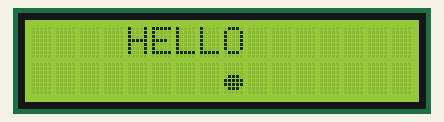
Bench run of a sketch on a simulated Arduino Uno, built with avr-gcc and run on an emulated ATmega328P. Parts: 16×2 character LCD.

Above: at 0.1 s.

Measured:
- by itself, everything shown: repeats every 3.6 s, in 4 steps

The sketch:

4.Display_char.ino
```cpp
#include<LiquidCrystal.h>
const int rs = 12, en = 11, d4 = 5, d5 = 4, d6 = 3, d7 = 2;
LiquidCrystal lcd(rs, en, d4, d5, d6, d7);

byte heart1[8] =
{
    0b00000,
    0b01010,
    0b11111,
    0b11111,
    0b11111,
    0b01110,
    0b00100,
    0b00000
};

byte heart2[8] =
{
    0b00000,
    0b00000,
    0b00100,
    0b01110,
    0b01110,
    0b00100,
    0b00000,
    0b00000
};
byte heart3[8] =
{
    0b00000,
    0b00000,
    0b00100,
    0b01110,
    0b00100,
    0b00000,
    0b00000,
    0b00000
};

byte smile4[8] =
{
    0b00000,
    0b01010,
    0b00000,
    0b00000,
    0b00000,
    0b00000,
    0b01110,
    0b10001
};
byte smile5[8] =
{
    0b00000,
    0b01010,
    0b00000,
    0b00000,
    0b00000,
    0b00000,
    0b11111,
    0b00000
};
byte smile6[8] =
{
    0b00000,
    0b01010,
    0b00000,
    0b00000,
    0b00000,
    0b10001,
    0b01110,
    0b00000
};


byte middleFingre7[8] =
{
    0b00000,
    0b00000,
    0b00000,
    0b01110,
    0b11111,
    0b11111,
    0b01110,
    0b00000
};
byte middleFingre8[8] =
{
    0b00000,
    0b00000,
    0b00100,
    0b01110,
    0b11111,
    0b11111,
    0b01110,
    0b00000
};
byte middleFingre9[8] =
{
    0b00000,
    0b00100,
    0b00100,
    0b01110,
    0b11111,
    0b11111,
    0b01110,
    0b00000
};

void setup()
{
    // lcd.createChar(1, heart1);
    // lcd.createChar(2, heart2);
    // lcd.createChar(3, heart3);
    // lcd.createChar(4, smile4);
    // lcd.createChar(5, smile5);
    // lcd.createChar(6, smile6);
    lcd.createChar(7, middleFingre7);
    lcd.createChar(8, middleFingre8);
    lcd.createChar(9, middleFingre9);
    lcd.begin(16, 2);
    lcd.setCursor(4,0);
    lcd.print("HELLO");

}

// void loop() //heart
// {
//     for(int i = 1; i<=3; i++)
//     {
//         lcd.setCursor(9,1);
//         lcd.write(i);
//         delay(900);
//     }
//     lcd.setCursor(9,1);
//     lcd.write(2);
//     delay(900);
// }

// void loop() //smile
// {
//     for(int i = 4; i<=6; i++)
//     {
//         lcd.setCursor(5,1);
//         lcd.write(i);
//         delay(900);
//     }
//     lcd.setCursor(5,1);
//     lcd.write(5);
//     delay(900);
// }

void loop() //middle fingre
{
    for(int i = 7; i<=9; i++)
    {
        lcd.setCursor(8,1);
        lcd.write(i);
        delay(900);
    }
    lcd.setCursor(8,1);
    lcd.write(8);
    delay(900);
}
```
